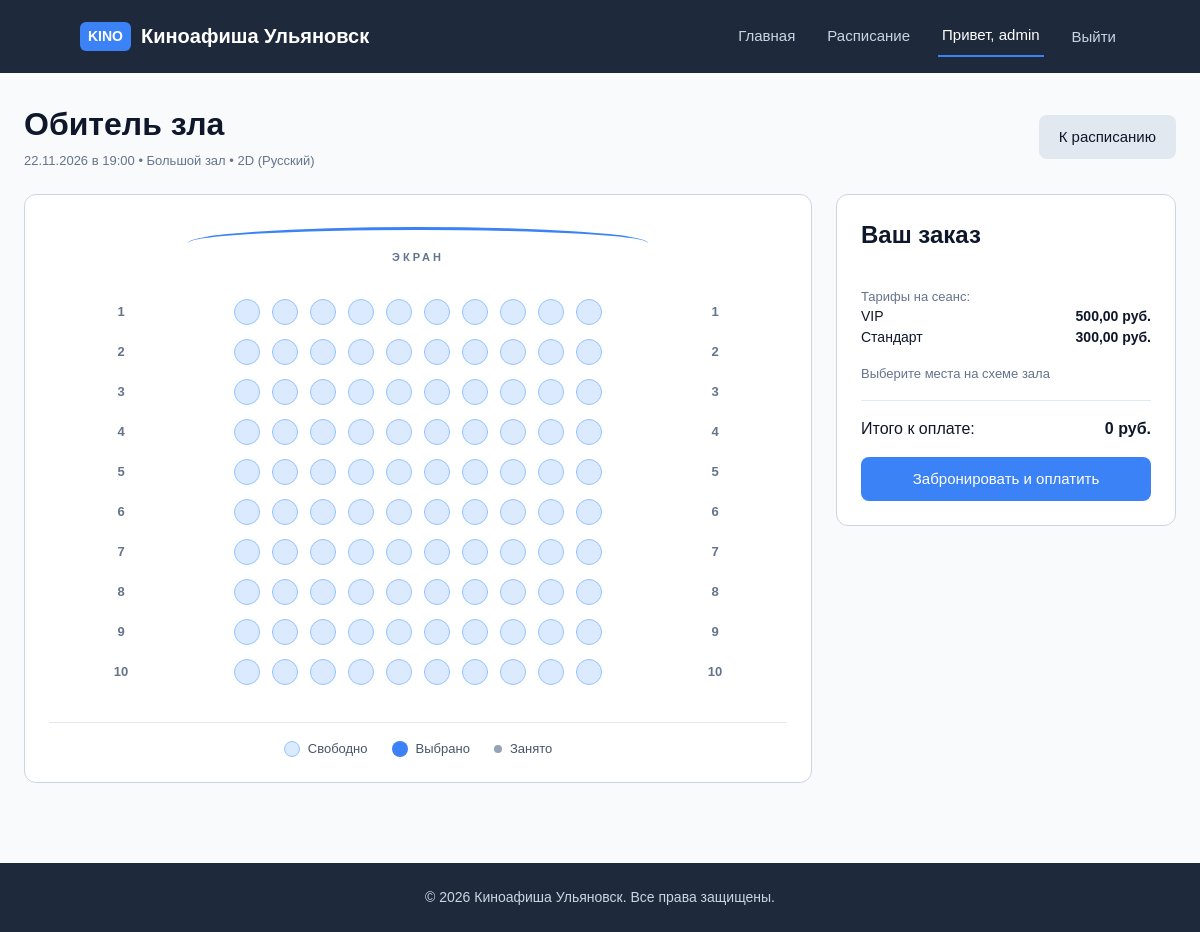
Page /session/6/book/ (signed in) on the earlier database version.
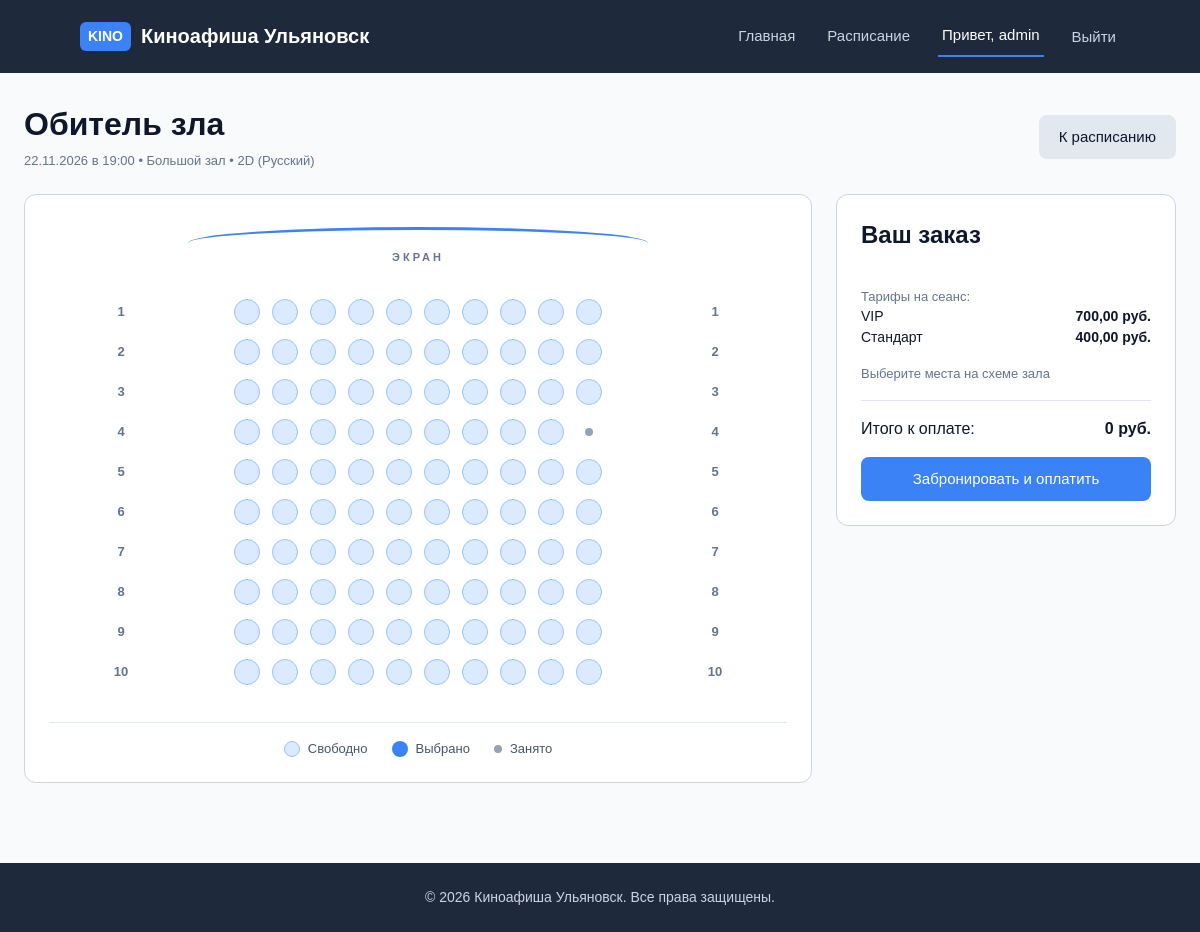
Same page on the later database version.
### app/models.py (models this page shows, shortened)
class SessionSeatPrice(models.Model):
    session = models.ForeignKey(
        Session,
        on_delete=models.CASCADE,
        related_name="seat_prices",
        verbose_name="Сеанс",
    )
    category = models.ForeignKey(
        SeatCategory,
        on_delete=models.PROTECT,
        related_name="session_prices",
        verbose_name="Категория места",
    )
    price = models.DecimalField(
        max_digits=10, decimal_places=2, verbose_name="Стоимость (руб.)"
    )
    is_active = models.BooleanField(default=True, verbose_name="Активен")
    class Meta:
        verbose_name = "Цена по категории места"
        verbose_name_plural = "Цены по категориям мест"
        constraints = [
            models.UniqueConstraint(
                fields=["session", "category"], name="unique_session_category_price"
            )
        ]

class SeatCategory(models.Model):
    name = models.CharField(
        max_length=50, unique=True, verbose_name="Название категории"
    )
    description = models.TextField(blank=True, null=True, verbose_name="Описание")
    is_active = models.BooleanField(default=True, verbose_name="Активна")
    class Meta:
        verbose_name = "Категория места"
        verbose_name_plural = "Категории мест"
        ordering = ["name"]

### app/views.py (the view, shortened to what this page needs)
# urls.py: path("session/<int:pk>/book/", views.session_booking_view, name="session_booking"),
@login_required
def session_booking_view(request, pk):
    session = get_object_or_404(Session, pk=pk)
    seats = (
        Seat.objects.filter(hall=session.hall, is_active=True)
        .select_related("category")
        .order_by("row_number", "seat_number")
    )
    prices_map = {
        sp.category_id: sp.price
        for sp in SessionSeatPrice.objects.filter(session=session, is_active=True)
    }
    pending_bookings = Booking.objects.filter(session=session, status="pending")
    for b in pending_bookings:
        if b.is_expired():
            b.status = "expired"
            b.save()
    active_bookings = Booking.objects.filter(
        session=session, status__in=["pending", "paid"]
    )
    occupied_seat_ids = set(
        BookingItem.objects.filter(booking__in=active_bookings).values_list(
            "seat_id", flat=True
        )
    )
    rows_dict = {}
    for seat in seats:
        rows_dict.setdefault(seat.row_number, []).append(
            {
                "id": seat.id,
                "number": seat.seat_number,
                "category": seat.category.name,
                "price": float(prices_map.get(seat.category_id, 0)),
                "is_occupied": seat.id in occupied_seat_ids,
            }
        )
    rows = sorted(rows_dict.items())
    context = {
        "session": session,
        "rows": rows,
        "seat_prices": SessionSeatPrice.objects.filter(
            session=session, is_active=True
        ).select_related("category"),
    }
    return render(request, "app/session_booking.html", context)

### app/templates/app/session_booking.html (shortened to what the changed rows need)
{% load static %}
<!DOCTYPE html>
<html lang="ru">
<head>
    <link rel="stylesheet" href="{% static 'css/style.css' %}">
</head>
<body>
    <main class="container">
        <section class="booking-header-box">
            <div>
                <h1>{{ session.movie.title }}</h1>
            </div>
        </section>
        <form method="post" id="booking-form" class="booking-layout">
            <aside class="booking-summary-card">
                <h2>Ваш заказ</h2>
                <div class="summary-prices-list">
                    {% for sp in seat_prices %}
                        <div class="summary-price-row">
                            <span>{{ sp.category.name }}</span>
                            <strong>{{ sp.price }} руб.</strong>
                        </div>
                    {% empty %}
                        <p class="caption">Цены не заданы</p>
                    {% endfor %}
                </div>
            </aside>
        </form>
    </main>
</body>
</html>

Differences in the rows shown:
changed SessionSeatPrice "VIP": price "500,00" → "700,00"
changed SessionSeatPrice "Стандарт": price "300,00" → "400,00"
